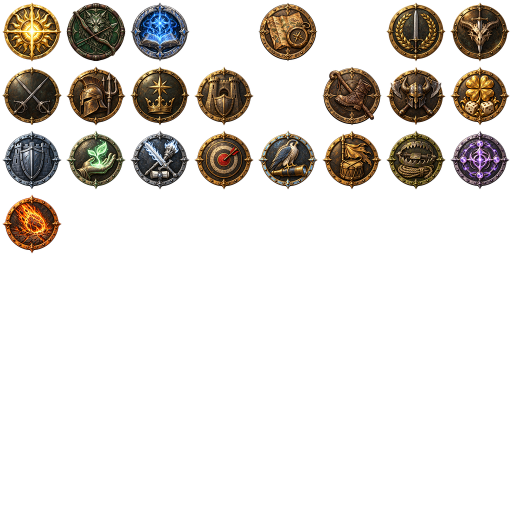
#> input picture art/ui/ui_emblems_01.png, 1024 x 1024 px (shown at 1/2 size)
$ python -i import_png.py   (imports and definitions only)
#> lines starting #> are read from the running program, lines starting #| are printed output that depends on the picture; after the words box and inside, x2 and y2 are one past the last pixel; in counts of white or black regions, pixels touching at a corner belong together
#> further down, picture is the input picture: PIL image 1024x1024 RGBA; mean R, G, B, A 18.9, 14.9, 10.4, 48.4
# PNG icon packer (S52): pictures from art/icons/src become cells of the PNG atlases (art/icons/items_<n>.png after
# the SVG sheets) and the PNG table of src/shared/Data/ItemIconAtlas.luau. Only Pillow; run from the repo root:
#   py -3 tools/icons/import_png.py [--dry-run] [--key FF00FF] [--selftest]
# Source names: art/icons/src/<group>/<name>[@<tier>][.m|.a].png -> key "<group>/<name>[@<tier>]" (docs/GRAFIKA.md 4.5).
# Layers of one key: <key>.png alone; <key>.m.png [+ <key>.png] [+ <key>.a.png]; <key>.png + <key>.a.png.
# A source of exactly 128x128 px is already a cell and is taken as it is (tools/icons/import_graphics.py writes those);
# any other source needs a side >= 256 px and is cropped to the common alpha box of its layers, padded to a square with
# a 6% margin, scaled to 128 px (Lanczos) and lightly sharpened.
# Cells: a changed key keeps its old cells in order, extra layers and new keys go after the last used cell, cells of
# removed keys are cleared; SVG sheets are never touched. Changed sheets get an empty id in ItemIconSheets.luau (until
# the upload the game shows the SVG icon there, never a wrong picture).
import argparse
import difflib
import os
import re
import shutil
import sys
import tempfile

HERE = os.path.dirname(os.path.abspath(__file__))
sys.path.insert(0, HERE)
from PIL import Image, ImageDraw, ImageFilter  # noqa: E402

import atlas_index  # noqa: E402
from tiers import TIERS  # noqa: E402

CELL, GRID, SIDE = 128, 8, 1024
PER_SHEET = GRID * GRID
MIN_SIDE = 256
MARGIN = 0.06
GROUPS = ("eq", "uniq", "mat", "pot", "bless", "misc", "tool", "ui", "quest")
# Groups whose keys may name one item (`mat/ore_copper`, `pot/potion_hp_1`, `misc/stone_return`); tests/artassets checks
# the ids against Data/Items.
# S118: "quest/<item>" = a quest objective item (tests check quest.item.<item> texts). "bless/blessing_<line>_<n>"
# = one rarity of a blessing line (wins over the line picture "bless/<line>").
PER_ITEM = ("mat", "pot", "misc", "tool", "quest", "bless")
LAYER_SETS = ({"b"}, {"m"}, {"m", "b"}, {"m", "a"}, {"m", "b", "a"}, {"b", "a"})
ORDER = {"m": 0, "b": 1, "a": 2}
TIER_LIST = [t for t, _, _ in TIERS]
NAME = re.compile(r"^([a-z][A-Za-z0-9_]*)(?:@(\d+))?(?:\.([ma]))?\.png$")
KEYWORDS = {"magenta": "FF00FF", "green": "00FF00", "white": "FFFFFF", "black": "000000"}


class PackError(Exception):
    pass


# ------------------------------------------------------------------------------------------------ sources

# [72 lines left out: functions parse_key, key_sort, scan, _keyed, not called in this run]


def _has_alpha(img):
    return img.mode in ("RGBA", "LA", "PA") and img.getchannel("A").getextrema()[0] < 255


# [19 lines left out: functions _border_clear, _grey, not called in this run]


def _clear_rgb(img):
    """Fully transparent pixels get RGB 0, so equal pictures give equal bytes."""
    r, g, b, a = img.split()
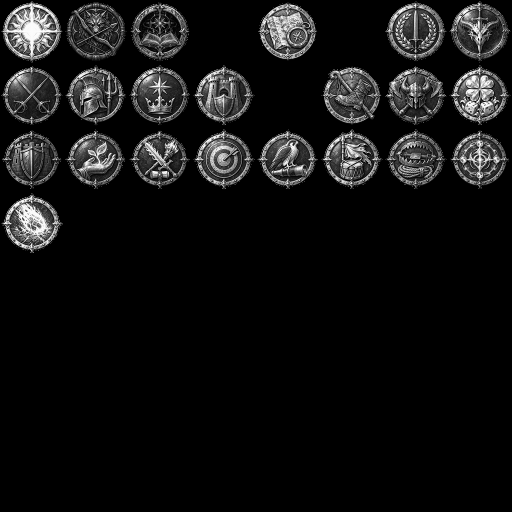
#> r: PIL image 1024x1024 L (shown at 1/2 size); min 0, max 255, mean 18.9
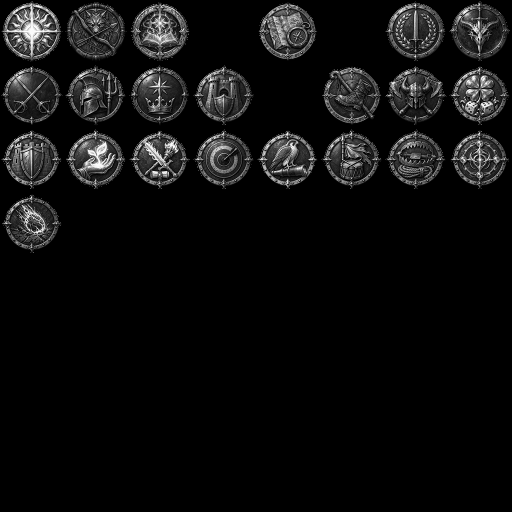
#> g: PIL image 1024x1024 L (shown at 1/2 size); min 0, max 255, mean 14.9
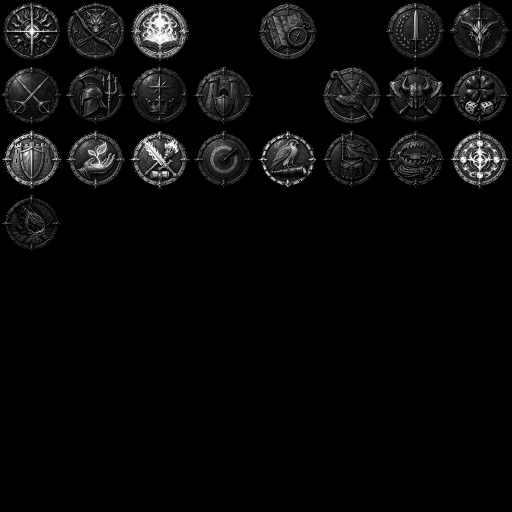
#> b: PIL image 1024x1024 L (shown at 1/2 size); min 0, max 255, mean 10.4
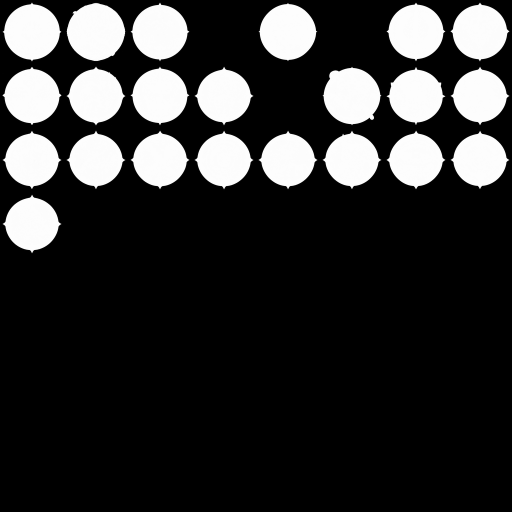
#> a: PIL image 1024x1024 L (shown at 1/2 size); min 0, max 255, mean 48.4
    mask = a.point(lambda v: 255 if v == 0 else 0)
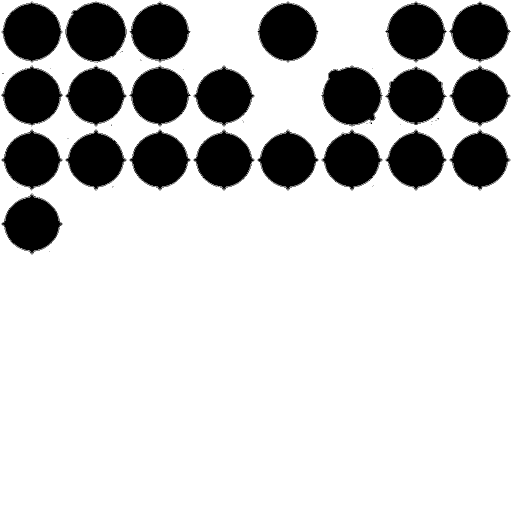
#> mask: PIL image 1024x1024 L (shown at 1/2 size); 79.7% white; 93 black regions (71 under 20 px), largest, box (x1, y1, x2, y2) and area: (131, 3, 253, 125) 10828, (643, 133, 765, 251) 10630, (515, 5, 637, 123) 10277
    black = Image.new("L", img.size, 0)
#> black: PIL image 1024x1024 L; every value is 0
    return Image.merge("RGBA", tuple(Image.composite(black, c, mask) for c in (r, g, b)) + (a,))


# [49 lines left out: function cells_of, not called in this run]


# ------------------------------------------------------------------------------------------------ packing

def _linear(L, svg_sheets):
    return (L["sheet"] - svg_sheets - 1) * PER_SHEET + (L["y"] // CELL) * GRID + L["x"] // CELL


def _cell(i, svg_sheets):
    return {"sheet": svg_sheets + 1 + i // PER_SHEET, "x": (i % PER_SHEET) % GRID * CELL, "y": (i % PER_SHEET) // GRID * CELL}


def _atlas_path(atlas_dir, n):
    return os.path.join(atlas_dir, f"items_{n}.png")


# [41 lines left out: function pack, not called in this run]


def _same_pixels(a, b):
    return a.size == b.size and a.tobytes() == b.tobytes()


def save_png(img, path):
    """Deterministic PNG (no time or text chunks)."""
    img.save(path, format="PNG", optimize=True)


# ------------------------------------------------------------------------------------------------ sheet ids

# [272 lines left out: functions update_sheet_ids, check_ids, preview, _fallback_cells, run, selftest and 1 more, not called in this run]


# [2 lines not run here, left out]

>>> from PIL import Image
>>> picture = Image.open('../../art/ui/ui_emblems_01.png')
>>> result = _clear_rgb(picture)

$ run again, on art/ui/ui_shop_03.png
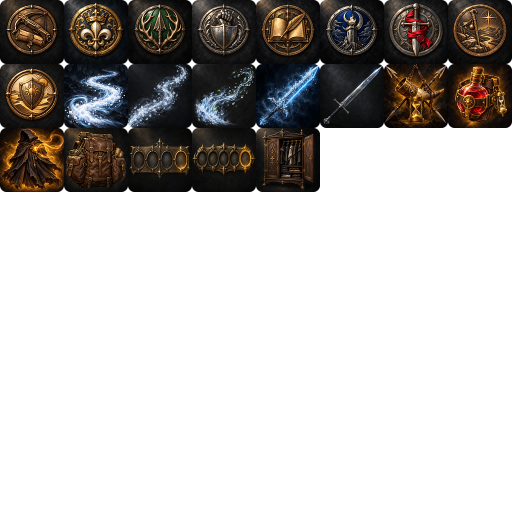
#> input picture art/ui/ui_shop_03.png, 1024 x 1024 px (shown at 1/2 size)
#> picture is the input picture: PIL image 1024x1024 RGBA; mean R, G, B, A 17.4, 14.5, 12.1, 82.9
#> in _clear_rgb, `r, g, b, a = img.split()`:
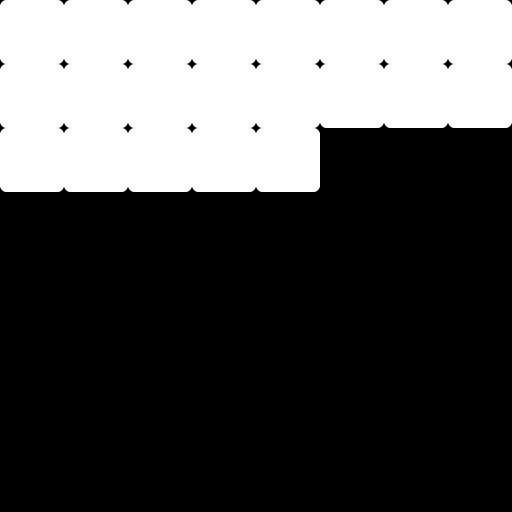
#> a: PIL image 1024x1024 L (shown at 1/2 size); min 0, max 255, mean 82.9
#> in _clear_rgb, `mask = a.point(lambda v: 255 if v == 0 else 0)`:
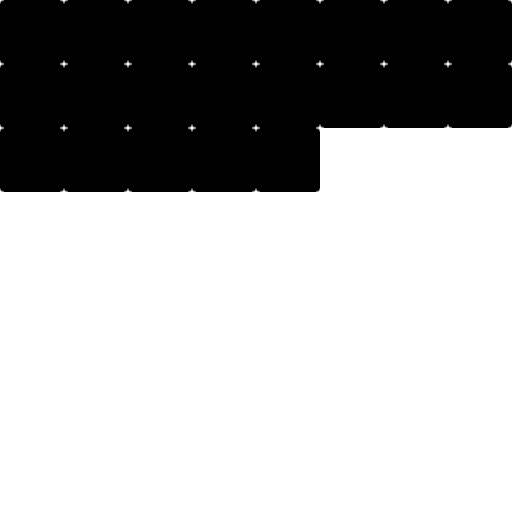
#> mask: PIL image 1024x1024 L (shown at 1/2 size); 67.3% white; 1 black region, box (x1, y1, x2, y2) and area: (0, 0, 1024, 384) 342468
#> black: PIL image 1024x1024 L; every value is 0
